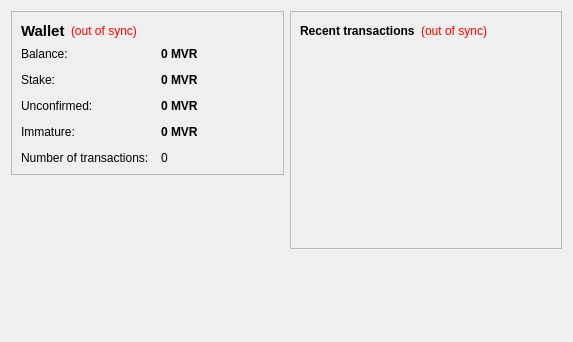
<?xml version="1.0" encoding="UTF-8"?>
<ui version="4.0">
 <class>OverviewPage</class>
 <widget class="QWidget" name="OverviewPage">
  <property name="geometry">
   <rect>
    <x>0</x>
    <y>0</y>
    <width>573</width>
    <height>342</height>
   </rect>
  </property>
  <property name="windowTitle">
   <string>Form</string>
  </property>
  <layout class="QHBoxLayout" name="horizontalLayout" stretch="1,1">
   <item>
    <layout class="QVBoxLayout" name="verticalLayout_2">
     <item>
      <widget class="QFrame" name="frame">
       <property name="frameShape">
        <enum>QFrame::StyledPanel</enum>
       </property>
       <property name="frameShadow">
        <enum>QFrame::Raised</enum>
       </property>
       <layout class="QVBoxLayout" name="verticalLayout_4">
        <item>
         <layout class="QHBoxLayout" name="horizontalLayout_4">
          <item>
           <widget class="QLabel" name="label_5">
            <property name="font">
             <font>
              <pointsize>11</pointsize>
              <weight>75</weight>
              <bold>true</bold>
             </font>
            </property>
            <property name="text">
             <string>Wallet</string>
            </property>
           </widget>
          </item>
          <item>
           <widget class="QLabel" name="labelWalletStatus">
            <property name="toolTip">
             <string>The displayed information may be out of date. Your wallet automatically synchronizes with the Mavro network after a connection is established, but this process has not completed yet.</string>
            </property>
            <property name="styleSheet">
             <string notr="true">QLabel { color: red; }</string>
            </property>
            <property name="text">
             <string notr="true">(out of sync)</string>
            </property>
            <property name="alignment">
             <set>Qt::AlignLeading|Qt::AlignLeft|Qt::AlignVCenter</set>
            </property>
           </widget>
          </item>
          <item>
           <spacer name="horizontalSpacer_2">
            <property name="orientation">
             <enum>Qt::Horizontal</enum>
            </property>
            <property name="sizeHint" stdset="0">
             <size>
              <width>40</width>
              <height>20</height>
             </size>
            </property>
           </spacer>
          </item>
         </layout>
        </item>
        <item>
         <layout class="QFormLayout" name="formLayout_2">
          <property name="fieldGrowthPolicy">
           <enum>QFormLayout::AllNonFixedFieldsGrow</enum>
          </property>
          <property name="horizontalSpacing">
           <number>12</number>
          </property>
          <property name="verticalSpacing">
           <number>12</number>
          </property>
          <item row="0" column="0">
           <widget class="QLabel" name="label">
            <property name="text">
             <string>Balance:</string>
            </property>
           </widget>
          </item>
          <item row="0" column="1">
           <widget class="QLabel" name="labelBalance">
            <property name="font">
             <font>
              <weight>75</weight>
              <bold>true</bold>
             </font>
            </property>
            <property name="cursor">
             <cursorShape>IBeamCursor</cursorShape>
            </property>
            <property name="toolTip">
             <string>Your current balance</string>
            </property>
            <property name="text">
             <string notr="true">0 MVR</string>
            </property>
            <property name="textInteractionFlags">
             <set>Qt::LinksAccessibleByMouse|Qt::TextSelectableByKeyboard|Qt::TextSelectableByMouse</set>
            </property>
           </widget>
          </item>
          <item row="1" column="0">
           <widget class="QLabel" name="label_6">
            <property name="text">
             <string>Stake:</string>
            </property>
           </widget>
          </item>
          <item row="1" column="1">
           <widget class="QLabel" name="labelStake">
            <property name="font">
             <font>
              <weight>75</weight>
              <bold>true</bold>
             </font>
            </property>
            <property name="cursor">
             <cursorShape>IBeamCursor</cursorShape>
            </property>
            <property name="toolTip">
             <string>Total of coins that was staked, and do not yet count toward the current balance</string>
            </property>
            <property name="text">
             <string notr="true">0 MVR</string>
            </property>
            <property name="textInteractionFlags">
             <set>Qt::LinksAccessibleByMouse|Qt::TextSelectableByKeyboard|Qt::TextSelectableByMouse</set>
            </property>
           </widget>
          </item>
          <item row="2" column="0">
           <widget class="QLabel" name="label_3">
            <property name="text">
             <string>Unconfirmed:</string>
            </property>
           </widget>
          </item>
          <item row="2" column="1">
           <widget class="QLabel" name="labelUnconfirmed">
            <property name="font">
             <font>
              <weight>75</weight>
              <bold>true</bold>
             </font>
            </property>
            <property name="cursor">
             <cursorShape>IBeamCursor</cursorShape>
            </property>
            <property name="toolTip">
             <string>Total of transactions that have yet to be confirmed, and do not yet count toward the current balance</string>
            </property>
            <property name="text">
             <string notr="true">0 MVR</string>
            </property>
            <property name="textInteractionFlags">
             <set>Qt::LinksAccessibleByMouse|Qt::TextSelectableByKeyboard|Qt::TextSelectableByMouse</set>
            </property>
           </widget>
          </item>
          <item row="3" column="0">
           <widget class="QLabel" name="labelImmatureText">
            <property name="text">
             <string>Immature:</string>
            </property>
           </widget>
          </item>
          <item row="3" column="1">
           <widget class="QLabel" name="labelImmature">
            <property name="font">
             <font>
              <weight>75</weight>
              <bold>true</bold>
             </font>
            </property>
            <property name="toolTip">
             <string>Mined balance that has not yet matured</string>
            </property>
            <property name="text">
             <string notr="true">0 MVR</string>
            </property>
            <property name="textInteractionFlags">
             <set>Qt::LinksAccessibleByMouse|Qt::TextSelectableByKeyboard|Qt::TextSelectableByMouse</set>
            </property>
           </widget>
          </item>
          <item row="4" column="0">
           <widget class="QLabel" name="label_2">
            <property name="text">
             <string>Number of transactions:</string>
            </property>
           </widget>
          </item>
          <item row="4" column="1">
           <widget class="QLabel" name="labelNumTransactions">
            <property name="toolTip">
             <string>Total number of transactions in wallet</string>
            </property>
            <property name="text">
             <string notr="true">0</string>
            </property>
           </widget>
          </item>
         </layout>
        </item>
       </layout>
      </widget>
     </item>
     <item>
      <spacer name="verticalSpacer">
       <property name="orientation">
        <enum>Qt::Vertical</enum>
       </property>
       <property name="sizeHint" stdset="0">
        <size>
         <width>20</width>
         <height>40</height>
        </size>
       </property>
      </spacer>
     </item>
    </layout>
   </item>
   <item>
    <layout class="QVBoxLayout" name="verticalLayout_3">
     <item>
      <widget class="QFrame" name="frame_2">
       <property name="frameShape">
        <enum>QFrame::StyledPanel</enum>
       </property>
       <property name="frameShadow">
        <enum>QFrame::Raised</enum>
       </property>
       <layout class="QVBoxLayout" name="verticalLayout">
        <item>
         <layout class="QHBoxLayout" name="horizontalLayout_2">
          <item>
           <widget class="QLabel" name="label_4">
            <property name="text">
             <string>&lt;b&gt;Recent transactions&lt;/b&gt;</string>
            </property>
           </widget>
          </item>
          <item>
           <widget class="QLabel" name="labelTransactionsStatus">
            <property name="toolTip">
             <string>The displayed information may be out of date. Your wallet automatically synchronizes with the Mavro network after a connection is established, but this process has not completed yet.</string>
            </property>
            <property name="styleSheet">
             <string notr="true">QLabel { color: red; }</string>
            </property>
            <property name="text">
             <string notr="true">(out of sync)</string>
            </property>
            <property name="alignment">
             <set>Qt::AlignRight|Qt::AlignTrailing|Qt::AlignVCenter</set>
            </property>
           </widget>
          </item>
          <item>
           <spacer name="horizontalSpacer">
            <property name="orientation">
             <enum>Qt::Horizontal</enum>
            </property>
            <property name="sizeHint" stdset="0">
             <size>
              <width>40</width>
              <height>20</height>
             </size>
            </property>
           </spacer>
          </item>
         </layout>
        </item>
        <item>
         <widget class="QListView" name="listTransactions">
          <property name="styleSheet">
           <string notr="true">QListView { background: transparent; }</string>
          </property>
          <property name="frameShape">
           <enum>QFrame::NoFrame</enum>
          </property>
          <property name="verticalScrollBarPolicy">
           <enum>Qt::ScrollBarAlwaysOff</enum>
          </property>
          <property name="horizontalScrollBarPolicy">
           <enum>Qt::ScrollBarAlwaysOff</enum>
          </property>
          <property name="selectionMode">
           <enum>QAbstractItemView::NoSelection</enum>
          </property>
         </widget>
        </item>
       </layout>
      </widget>
     </item>
     <item>
      <spacer name="verticalSpacer_2">
       <property name="orientation">
        <enum>Qt::Vertical</enum>
       </property>
       <property name="sizeHint" stdset="0">
        <size>
         <width>20</width>
         <height>40</height>
        </size>
       </property>
      </spacer>
     </item>
    </layout>
   </item>
  </layout>
 </widget>
 <resources/>
 <connections/>
</ui>
